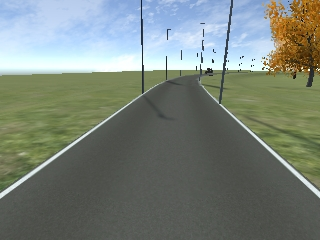
#> input picture script/Image/center.png, 320 x 240 px
$ jupyter execute Test3_stable.ipynb   (shell and % lines are left out)
#> lines starting #> are read from the running program, lines starting #| are printed output that depends on the picture; after the words box and inside, x2 and y2 are one past the last pixel; in counts of white or black regions, pixels touching at a corner belong together; long printed decimals are rounded
[cell 1]
import matplotlib.pyplot as plt
import matplotlib.image as mpimg
import numpy as np
import cv2
import math

image = cv2.imread('../Image/center.png')
#> image is the input picture: shape (240, 320, 3); mean B, G, R 121.7, 130.2, 120.9
#printing out some stats and plotting
print('This image is:', type(image), 'with dimesions:', image.shape)
#| This image is: <class 'numpy.ndarray'> with dimesions: (240, 320, 3)
plt.imshow(image)  # if you wanted to show a single color channel image called 'gray', for example, call as plt.imshow(gray, cmap='gray')


gray = cv2.cvtColor(image,cv2.COLOR_RGB2GRAY)
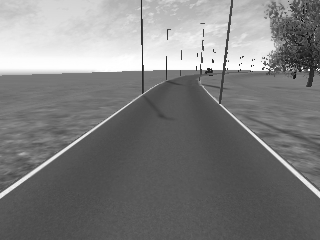
#> gray: shape (240, 320); min 14, max 255, mean 126.6
low_threshold = 10
high_threshold = 150

# Create masked edges image
imshape = image.shape
#> imshape = (240, 320, 3)
vertices = np.array([[(int(0*imshape[1]),imshape[0]),(int(0.15*imshape[1]),
            int(0.4*imshape[0])), (int(0.80*imshape[1]), int(0.4*imshape[0])), (
            imshape[1],imshape[0])]], dtype=np.int32)


# Define the Hough transform parameters and detect lines using it
rho = 1 # distance resolution in pixels of the Hough grid
theta = (np.pi/180) # angular resolution in radians of the Hough grid
threshold = 15     # minimum number of votes (intersections in Hough grid cell)
min_line_len = 60 #minimum number of pixels making up a line
max_line_gap = 30    # maximum gap in pixels between
kernel_size = 5

[cell 2]
#######Error
# blur_gray = gaussian_blur(gray, kernel_size)
def gaussian_blur(img, kernel_size):
    """Applies a Gaussian Noise kernel"""
    return cv2.GaussianBlur(img, (kernel_size, kernel_size), 0)
# edges = edges = canny(blur_gray, low_threshold, high_threshold)
def canny(img, low_threshold, high_threshold):
    """Applies the Canny transform"""
    return cv2.Canny(img, low_threshold, high_threshold)
# [5 lines of commented-out code are left out]


def region_of_interest(img, vertices):
    """
    Applies an image mask.

    Only keeps the region of the image defined by the polygon
    formed from `vertices`. The rest of the image is set to black.
    """
    #defining a blank mask to start with - Make a black image of the same size
    mask = np.zeros_like(img)

    #defining a 3 channel or 1 channel color to fill the mask with depending on the input image

    if len(img.shape) > 2:
        channel_count = img.shape[2]  # i.e. 3 or 4 depending on your image
        ignore_mask_color = (255,) * channel_count
    else:
        ignore_mask_color = 255# white

    #filling pixels inside the polygon defined by "vertices" with the fill color
    # Fill the defined polygon area with white
    cv2.fillPoly(mask, vertices, ignore_mask_color)

    #returning the image only where mask pixels are nonzero
    # Will return only the region of interest
    masked_image = cv2.bitwise_and(img, mask)
    return masked_image

##def draw_lines(line_img, lines)
def draw_lines(img, lines, color=[255, 0, 0], thickness=3):
    # Function has been written to work with Challenge video as well
    # b -0, g-1, r-2
    """
    NOTE: this is the function you might want to use as a starting point once you want to
    average/extrapolate the line segments you detect to map out the full
    extent of the lane (going from the result shown in raw-lines-example.mp4
    to that shown in P1_example.mp4).

    Think about things like separating line segments by their
    slope ((y2-y1)/(x2-x1)) to decide which segments are part of the left
    line vs. the right line.  Then, you can average the position of each of
    the lines and extrapolate to the top and bottom of the lane.

    This function draws `lines` with `color` and `thickness`.
    Lines are drawn on the image inplace (mutates the image).
    If you want to make the lines semi-transparent, think about combining
    this function with the weighted_img() function below
    """
    # At the bottom of the image, imshape[0] and top has been defined as 330
    imshape = img.shape

    slope_left=0
    slope_right=0
    leftx=0
    lefty=0
    rightx=0
    righty=0
    i=0
    j=0


    for line in lines:
        for x1,y1,x2,y2 in line:
            slope = (y2-y1)/(x2-x1)
            if slope >0.1: #Left lane and not a straight line
                # Add all values of slope and average position of a line
                slope_left += slope
                leftx += (x1+x2)/2
                lefty += (y1+y2)/2
                i+= 1
            elif slope < -0.2: # Right lane and not a straight line
                # Add all values of slope and average position of a line
                slope_right += slope
                rightx += (x1+x2)/2
                righty += (y1+y2)/2
                j+= 1
    # Left lane - Average across all slope and intercepts
    if i>0: # If left lane is detected
        avg_slope_left = slope_left/i
        avg_leftx = leftx/i
        avg_lefty = lefty/i
        # Calculate bottom x and top x assuming fixed positions for corresponding y
        xb_l = int(((int(0.97*imshape[0])-avg_lefty)/avg_slope_left) + avg_leftx)
        xt_l = int(((int(0.61*imshape[0])-avg_lefty)/avg_slope_left)+ avg_leftx)

    else: # If Left lane is not detected - best guess positions of bottom x and top x
        xb_l = int(0.21*imshape[1])
        xt_l = int(0.43*imshape[1])

    # Draw a line
    cv2.line(img, (xt_l, int(0.61*imshape[0])), (xb_l, int(0.97*imshape[0])), color, thickness)

    #Right lane - Average across all slope and intercepts
    if j>0: # If right lane is detected
        avg_slope_right = slope_right/j
        avg_rightx = rightx/j
        avg_righty = righty/j
        # Calculate bottom x and top x assuming fixed positions for corresponding y
        xb_r = int(((int(0.97*imshape[0])-avg_righty)/avg_slope_right) + avg_rightx)
        xt_r = int(((int(0.61*imshape[0])-avg_righty)/avg_slope_right)+ avg_rightx)

    else: # If right lane is not detected - best guess positions of bottom x and top x
        xb_r = int(0.89*imshape[1])
        xt_r = int(0.53*imshape[1])

    # Draw a line
    cv2.line(img, (xt_r, int(0.61*imshape[0])), (xb_r, int(0.97*imshape[0])), color, thickness)
    yt = int(0.61*imshape[0])
    yt_l = yt
    yt_r = yt_l

    yb = int(0.97*imshape[0])
    yb_l = yb
    yb_r = yb_l
    #xb_l,yb_l,xt_l,yt_l,xb_r,yb_r,xt_r,yt_r
    xb_center = (xb_l + xb_r)/2
    xt_center = (xt_l+ xt_r)/2
    print(xb_center,'xb')
    print(xt_center,'xt')
    pol = np.polyfit((xb_center,xt_center),(yb,yt),1)
    ang_center = pol[0]
    ang_center = np.arctan(ang_center)*180/np.pi
    print(ang_center,"angle")


# [4 lines of commented-out code are left out]

[cell 3]
def hough_lines(img, rho, theta, threshold, min_line_len, max_line_gap):
    """
    `img` should be the output of a Canny transform.

    Returns an image with hough lines drawn.
    """
    lines = cv2.HoughLinesP(img, rho, theta, threshold, np.array([]), minLineLength=min_line_len, maxLineGap=max_line_gap)
    line_img = np.zeros((img.shape[0], img.shape[1], 3), dtype=np.uint8)
    draw_lines(line_img, lines)
    return line_img
#def weighted_img
def weighted_img(img, initial_img, alpha=0.8, beta=1., lamda=0.):
    """
    `img` is the output of the hough_lines(), An image with lines drawn on it.
    Should be a blank image (all black) with lines drawn on it.

    `initial_img` should be the image before any processing.

    The result image is computed as follows:

    initial_img * α + img * β + λ
    NOTE: initial_img and img must be the same shape!
    """
    return cv2.addWeighted(initial_img, alpha, img, beta, lamda)

[cell 4]
def lane_detector(image):
    gray = cv2.cvtColor(image, cv2.COLOR_RGB2GRAY)
    # Define a kernel size and apply Gaussian smoothing
    kernel_size = 5
    blur_gray = gaussian_blur(gray, kernel_size)
#> in gaussian_blur, `return cv2.GaussianBlur(img, (kernel_size, kernel_size), 0)`:
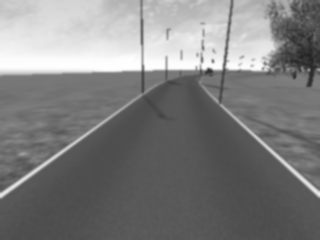
#> returned value: shape (240, 320); min 33, max 255, mean 126.6

    # Define our parameters for Canny and apply
    low_threshold = 10
    high_threshold = 150
    edges = canny(blur_gray, low_threshold, high_threshold)
#> in canny, `return cv2.Canny(img, low_threshold, high_threshold)`:
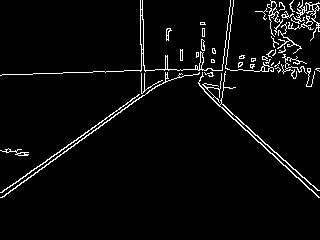
#> returned value: shape (240, 320); 4.1% white in thin lines or dots, all inside (x1, y1, x2, y2) = (0, 0, 320, 198)

    # Create masked edges image
    imshape = image.shape
    masked_edges = region_of_interest(edges, vertices)


    # Define the Hough transform parameters and detect lines using it
    rho = 1 # distance resolution in pixels of the Hough grid
    theta = (np.pi/180) # angular resolution in radians of the Hough grid
    threshold = 15     # minimum number of votes (intersections in Hough grid cell)
    min_line_len = 60 #minimum number of pixels making up a line
    max_line_gap = 30    # maximum gap in pixels between connectable line segments

    line_img = hough_lines(masked_edges, rho, theta, threshold, min_line_len, max_line_gap)

    final_img = weighted_img(line_img, image, alpha=0.6, beta=1., lamda=0.)
    return edges, masked_edges, final_img

[cell 5]
# [10 lines of commented-out code are left out]

edges, masked_edges, final_img = lane_detector(image)
#> in region_of_interest, `cv2.fillPoly(mask, vertices, ignore_mask_color)`:
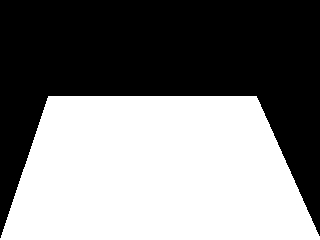
#> mask: shape (240, 320); 49.7% white; 1 white region, box (x1, y1, x2, y2) and area: (0, 96, 320, 240) 38151
#> in region_of_interest, `masked_image = cv2.bitwise_and(img, mask)`:
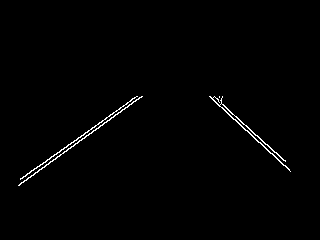
#> masked_image: shape (240, 320); 0.91% white in thin lines or dots, all inside (x1, y1, x2, y2) = (18, 96, 291, 186)
#> in hough_lines, `lines = cv2.HoughLinesP(img, rho, theta, threshold, np.array([]), minL..`: lines = [[19, 184, 136, 99], [19, 185, 142, 96], [216, 98, 285, 161], [22, 178, 134, 97], [214, 101, 289, 169], [59, 152, 136, 96], [210, 96, 283, 160]]
#> the loop in draw_lines, `for line in lines:` made 7 passes
#> after the loop in draw_lines, `for line in lines:`: i = 3; j = 4; leftx = 748.5; lefty = 392.5; rightx = 333.5; righty = 543.5; slope_left = 2.7; slope_right = -2.9
#> in draw_lines, `avg_slope_left = slope_left/i`: avg_slope_left = 0.899
#> in draw_lines, `avg_leftx = leftx/i`: avg_leftx = 249.5
#> in draw_lines, `avg_lefty = lefty/i`: avg_lefty = 130.8
#> in draw_lines, `xb_l = int(((int(0.97*imshape[0])-avg_lefty)/avg_slope_left) + avg_lef..`: xb_l = 362
#> in draw_lines, `xt_l = int(((int(0.61*imshape[0])-avg_lefty)/avg_slope_left)+ avg_leftx)`: xt_l = 266
#> in draw_lines, `avg_slope_right = slope_right/j`: avg_slope_right = -0.725
#> in draw_lines, `avg_rightx = rightx/j`: avg_rightx = 83.38
#> in draw_lines, `avg_righty = righty/j`: avg_righty = 135.9
#> in draw_lines, `xb_r = int(((int(0.97*imshape[0])-avg_righty)/avg_slope_right) + avg_r..`: xb_r = -49
#> in draw_lines, `xt_r = int(((int(0.61*imshape[0])-avg_righty)/avg_slope_right)+ avg_ri..`: xt_r = 69
#> in draw_lines, `cv2.line(img, (xt_r, int(0.61*imshape[0])), (xb_r, int(0.97*imshape[0]..`:
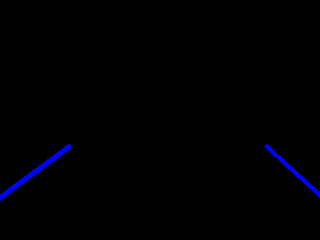
#> img: shape (240, 320, 3); mean of channels 0, 1, 2 2.6, 0, 0; drawn as B, G, R
#> in draw_lines, `xb_center = (xb_l + xb_r)/2`: xb_center = 156.5
#> in draw_lines, `xt_center = (xt_l+ xt_r)/2`: xt_center = 167.5
#| 156.5 xb
#| 167.5 xt
#> in draw_lines, `pol = np.polyfit((xb_center,xt_center),(yb,yt),1)`: pol = [-7.82, 1455.5]
#> in draw_lines, `ang_center = pol[0]`: ang_center = -7.82
#> in draw_lines, `ang_center = np.arctan(ang_center)*180/np.pi`: ang_center = -82.71
#| -82.711 angle
#> in weighted_img, `return cv2.addWeighted(initial_img, alpha, img, beta, lamda)`:
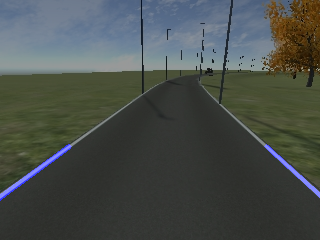
#> returned value: shape (240, 320, 3); mean of channels 0, 1, 2 74.4, 78.1, 72.6; drawn as B, G, R

$ run again, with script/Image/HSV.png copied over script/Image/center.png
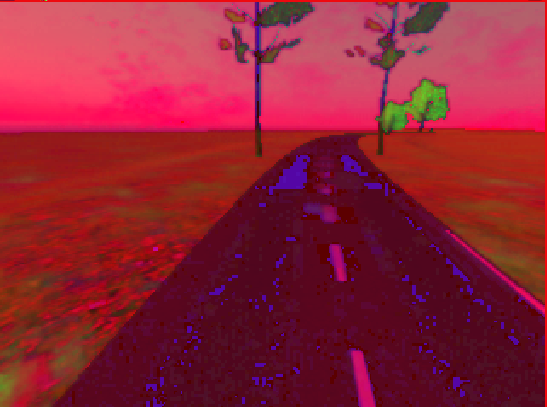
#> input picture script/Image/HSV.png, 547 x 407 px
#> image is the input picture: shape (407, 547, 3); mean B, G, R 53.5, 34.1, 144.4
#| This image is: <class 'numpy.ndarray'> with dimesions: (407, 547, 3)
#> in canny, `return cv2.Canny(img, low_threshold, high_threshold)`:
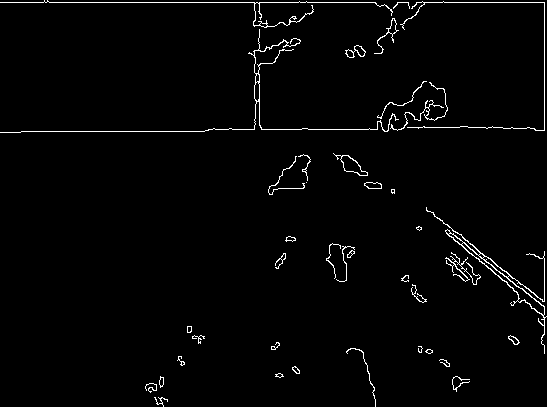
#> returned value: shape (407, 547); 1.9% white in thin lines or dots
#> mask: shape (407, 547); 49.7% white; 1 white region, box (x1, y1, x2, y2) and area: (0, 162, 547, 407) 110727
#> in region_of_interest, `masked_image = cv2.bitwise_and(img, mask)`:
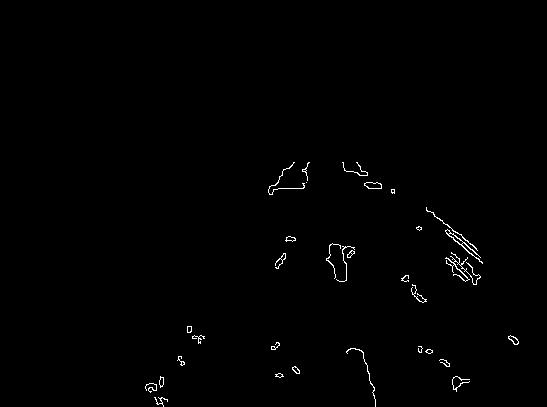
#> masked_image: shape (407, 547); 0.66% white in thin lines or dots, all inside (x1, y1, x2, y2) = (145, 162, 519, 407)
#> lines = None
